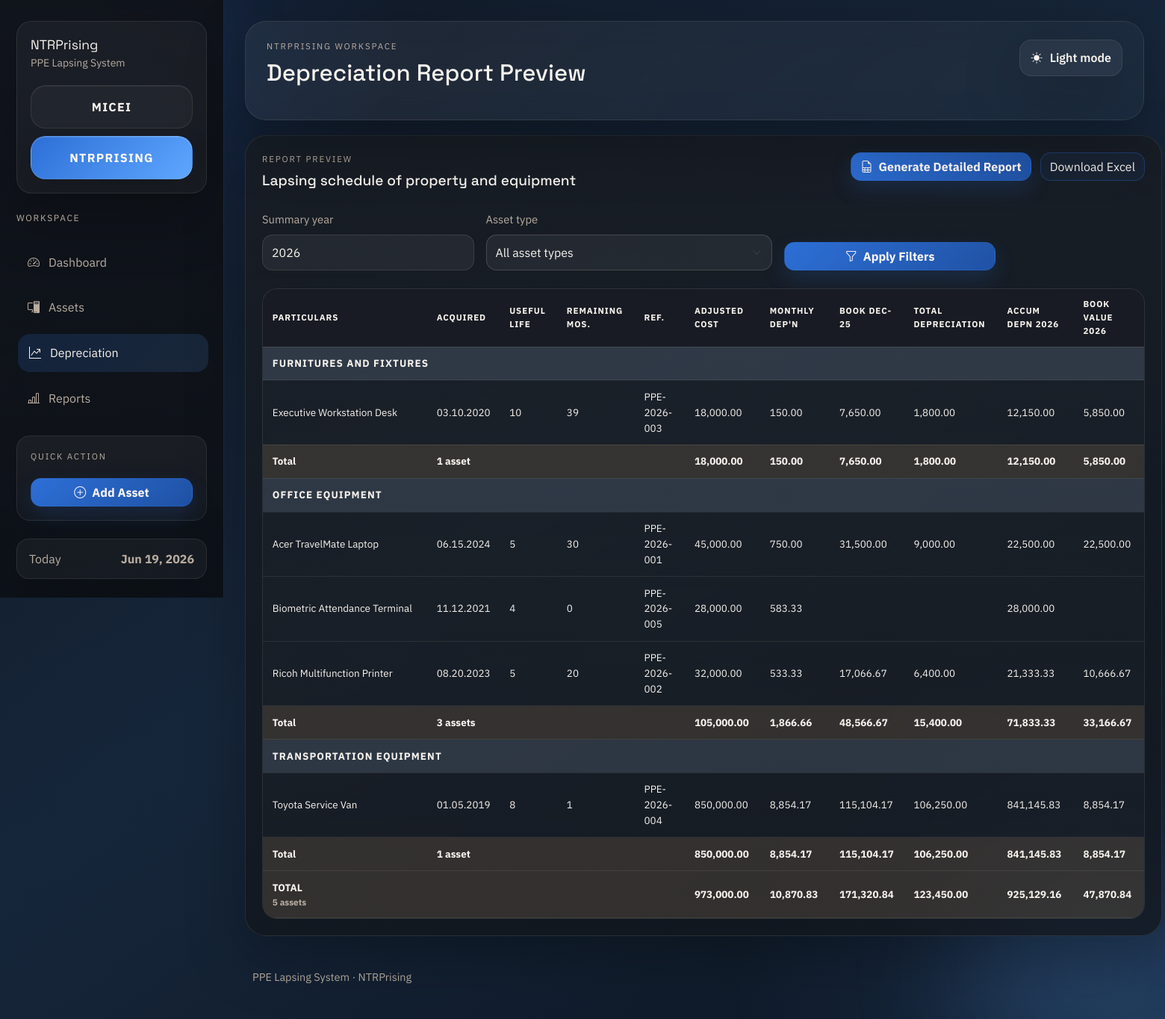
/modules/depreciation.php, run on the app's committed database.
### tables this page shows
CREATE TABLE IF NOT EXISTS assets (
    asset_id INT AUTO_INCREMENT PRIMARY KEY,
    asset_code VARCHAR(50) NOT NULL,
    asset_name VARCHAR(150) NOT NULL,
    organization_code VARCHAR(32) NOT NULL DEFAULT 'ntrprising',
    category_id INT NULL,
    department_id INT NULL,
    acquisition_date DATE NOT NULL,
    acquisition_cost DECIMAL(15,2) NOT NULL,
    additional_amount DECIMAL(15,2) DEFAULT 0,
    salvage_value DECIMAL(15,2) DEFAULT 0,
    useful_life INT NOT NULL,
    depreciation_method VARCHAR(50) DEFAULT 'Straight-line',
    location VARCHAR(150) DEFAULT NULL,
    status ENUM('Active', 'Disposed', 'Fully Depreciated') DEFAULT 'Active',
    remarks TEXT DEFAULT NULL,
    created_at TIMESTAMP DEFAULT CURRENT_TIMESTAMP,
    INDEX idx_assets_status (status),
    INDEX idx_assets_organization (organization_code),
    INDEX idx_assets_category (category_id),
    INDEX idx_assets_department (department_id),
    UNIQUE KEY uq_assets_organization_asset_code (organization_code, asset_code),
    CONSTRAINT fk_assets_category
        FOREIGN KEY (category_id) REFERENCES categories(category_id),
    CONSTRAINT fk_assets_department
        FOREIGN KEY (department_id) REFERENCES departments(department_id)
);

### modules/depreciation.php (the view, shortened to what the rows shown need)
<?php
$pdo = db();
$summaryYear = normalize_depreciation_summary_year(request_value('year', CURRENT_YEAR));
$selectedCategoryId = (int) request_value('category_id', 0);
$summaryFilters = $selectedCategoryId > 0 ? ['category_id' => $selectedCategoryId] : [];
$depreciationSummary = build_depreciation_summary(fetch_assets($pdo, $summaryFilters), $summaryYear);
$formatReportAmount = static function (float|int|string|null $value, bool $blankZero = false): string {
    $amount = round((float) $value, 2);
    if ($blankZero && abs($amount) < 0.005) {
        return '';
    }
    return number_format($amount, 2);
};
require_once APP_ROOT . '/includes/header.php';
?>
<section class="shell-card mb-4">
    <div class="d-flex justify-content-between align-items-start gap-3 mb-4">
        <div>
            <h2 class="section-title mb-1">Lapsing schedule of property and equipment</h2>
        </div>
    </div>
    <?php if ($depreciationSummary['groups'] === []): ?>
        <div class="empty-state">No assets match the selected report filters.</div>
    <?php else: ?>
        <div class="table-wrap">
            <table class="table align-middle depreciation-preview-table">
                <thead>
                    <tr>
                        <th>Particulars</th>
                        <th>Acquired</th>
                        <th>Useful Life</th>
                        <th>Remaining Mos.</th>
                        <th>Ref.</th>
                        <th>Adjusted Cost</th>
                        <th>Monthly Dep'n</th>
                        <th>Book <?= e($depreciationSummary['prior_book_value_label']) ?></th>
                        <th>Total Depreciation</th>
                        <th>Accum <?= e($depreciationSummary['accumulated_label']) ?></th>
                        <th>Book <?= e($depreciationSummary['book_value_label']) ?></th>
                    </tr>
                </thead>
                <tbody>
                    <?php foreach ($depreciationSummary['groups'] as $group): ?>
                        <tr class="report-category-row">
                            <th colspan="11"><?= e($group['label']) ?></th>
                        </tr>
                        <?php foreach ($group['rows'] as $summaryRow): ?>
                            <tr>
                                <td class="text-start"><?= e($summaryRow['particulars']) ?></td>
                                <td><?= e(format_date((string) $summaryRow['acquisition_date'], 'm.d.Y')) ?></td>
                                <td><?= e((string) $summaryRow['useful_life']) ?></td>
                                <td><?= e((string) $summaryRow['remaining_useful_months']) ?></td>
                                <td><?= e($summaryRow['ref']) ?></td>
                                <td><?= e($formatReportAmount($summaryRow['adjusted_cost'])) ?></td>
                                <td><?= e($formatReportAmount($summaryRow['monthly_depreciation'], true)) ?></td>
                                <td><?= e($formatReportAmount($summaryRow['book_value_prior'], true)) ?></td>
                                <td><?= e($formatReportAmount($summaryRow['total_depreciation'], true)) ?></td>
                                <td><?= e($formatReportAmount($summaryRow['accumulated_depreciation'], true)) ?></td>
                                <td><?= e($formatReportAmount($summaryRow['book_value'], true)) ?></td>
                            </tr>
                        <?php endforeach; ?>
                        <tr class="report-total-row">
                            <th>Total</th>
                            <th colspan="4"><?= e((string) $group['total']['asset_count']) ?> asset<?= (int) $group['total']['asset_count'] === 1 ? '' : 's' ?></th>
                            <th><?= e($formatReportAmount($group['total']['adjusted_cost'])) ?></th>
                            <th><?= e($formatReportAmount($group['total']['monthly_depreciation'], true)) ?></th>
                            <th><?= e($formatReportAmount($group['total']['book_value_prior'], true)) ?></th>
                            <th><?= e($formatReportAmount($group['total']['total_depreciation'], true)) ?></th>
                            <th><?= e($formatReportAmount($group['total']['accumulated_depreciation'], true)) ?></th>
                            <th><?= e($formatReportAmount($group['total']['book_value'], true)) ?></th>
                        </tr>
                    <?php endforeach; ?>
                    <tr class="report-grand-total-row">
                        <th>
                            TOTAL
                            <div class="text-soft small"><?= e((string) $depreciationSummary['total']['asset_count']) ?> asset<?= (int) $depreciationSummary['total']['asset_count'] === 1 ? '' : 's' ?></div>
                        </th>
                        <th colspan="4"></th>
                        <th><?= e($formatReportAmount($depreciationSummary['total']['adjusted_cost'])) ?></th>
                        <th><?= e($formatReportAmount($depreciationSummary['total']['monthly_depreciation'], true)) ?></th>
                        <th><?= e($formatReportAmount($depreciationSummary['total']['book_value_prior'], true)) ?></th>
                        <th><?= e($formatReportAmount($depreciationSummary['total']['total_depreciation'], true)) ?></th>
                        <th><?= e($formatReportAmount($depreciationSummary['total']['accumulated_depreciation'], true)) ?></th>
                        <th><?= e($formatReportAmount($depreciationSummary['total']['book_value'], true)) ?></th>
                    </tr>
                </tbody>
            </table>
        </div>
    <?php endif; ?>
</section>
<?php require_once APP_ROOT . '/includes/footer.php'; ?>

### data on the page
assets: asset_name "Executive Workstation Desk", acquisition_date "03.10.2020", useful_life "10", remaining_useful_months "39", asset_code "PPE-2026-003", adjusted_cost "18,000.00", monthly_depreciation "150.00", book_value_prior "7,650.00", total_depreciation "1,800.00", accumulated_depreciation "12,150.00", book_value "5,850.00"
assets: asset_name "Acer TravelMate Laptop", acquisition_date "06.15.2024", useful_life "5", remaining_useful_months "30", asset_code "PPE-2026-001", adjusted_cost "45,000.00", monthly_depreciation "750.00", book_value_prior "31,500.00", total_depreciation "9,000.00", accumulated_depreciation "22,500.00", book_value "22,500.00"
assets: asset_name "Biometric Attendance Terminal", acquisition_date "11.12.2021", useful_life "4", remaining_useful_months "0", asset_code "PPE-2026-005", adjusted_cost "28,000.00", monthly_depreciation "583.33", accumulated_depreciation "28,000.00"
assets: asset_name "Ricoh Multifunction Printer", acquisition_date "08.20.2023", useful_life "5", remaining_useful_months "20", asset_code "PPE-2026-002", adjusted_cost "32,000.00", monthly_depreciation "533.33", book_value_prior "17,066.67", total_depreciation "6,400.00", accumulated_depreciation "21,333.33", book_value "10,666.67"
assets: asset_name "Toyota Service Van", acquisition_date "01.05.2019", useful_life "8", remaining_useful_months "1", asset_code "PPE-2026-004", adjusted_cost "850,000.00", monthly_depreciation "8,854.17", book_value_prior "115,104.17", total_depreciation "106,250.00", accumulated_depreciation "841,145.83", book_value "8,854.17"

### other printed values
$activeOrganization['label'] "NTRPrising"
$activeOrganization['tagline'] "PPE Lapsing System"
$organization['label'] "MICEI"
$organization['label'] "NTRPRISING"
$item['label'] "Dashboard"
$item['label'] "Assets"
$item['label'] "Depreciation"
$item['label'] "Reports"
$activeOrganization['label'] "NTRPRISING"
$pageHeading "Depreciation Report Preview"
$depreciationSummary['prior_book_value_label'] "DEC-25"
$depreciationSummary['accumulated_label'] "DEPN 2026"
$depreciationSummary['book_value_label'] "VALUE 2026"
$group['label'] "FURNITURES AND FIXTURES"
$group['total']['asset_count'] "1"
